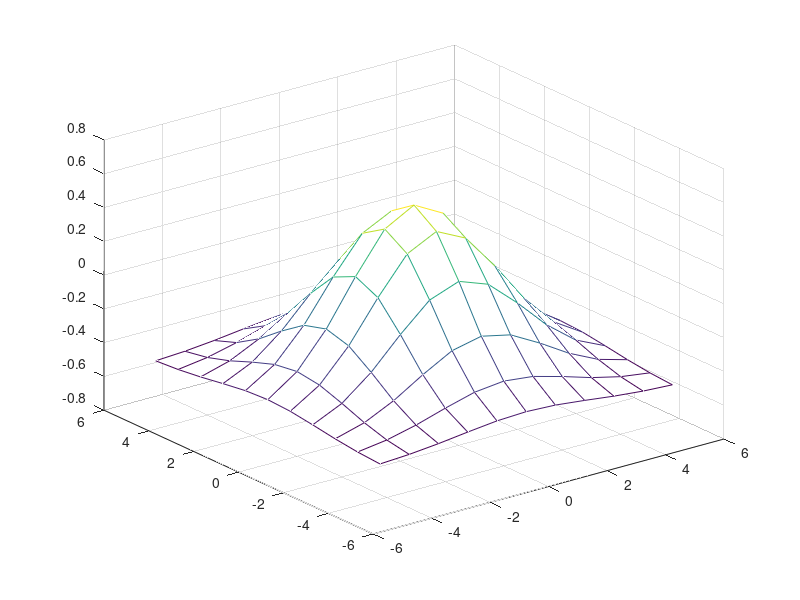
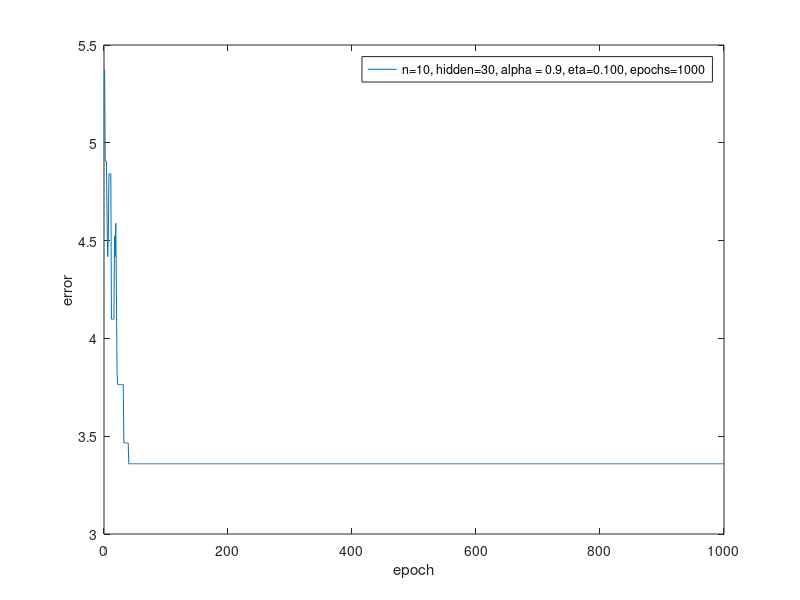
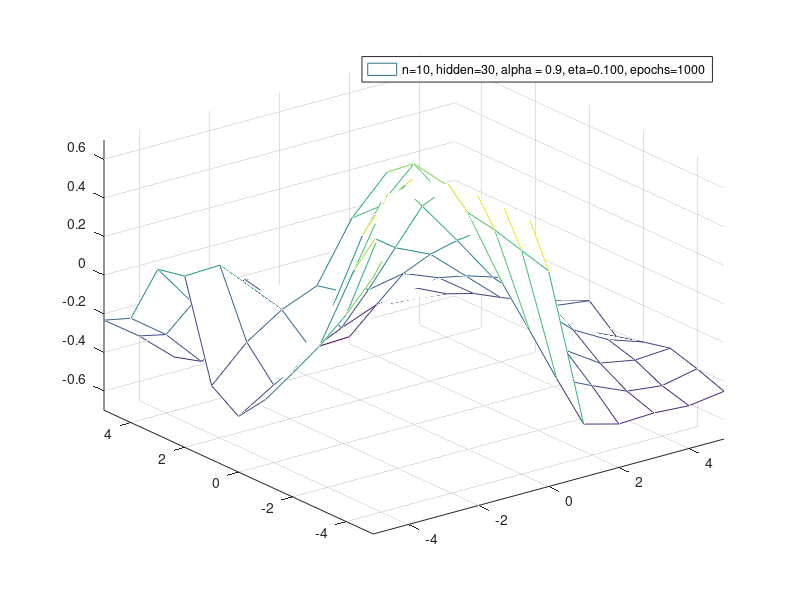

These charts were generated, in order, by the following MATLAB code:
close all;
clear;

n = 10;
alpha = 0.9;
eta = 0.1;
error = [];
epoch_total = 1000;
hidden = 30;

input_x = [-5:1:5]';
input_y = input_x;
z = exp(-input_x.*input_x*0.1) * exp(-input_y.*input_y*0.1)' - 0.5;
[gridsize, ~] = size(z);
ndata = gridsize * gridsize;

mesh( input_x, input_y, z);

%out = [];

targets = reshape(z, 1, ndata);
[xx, yy] = meshgrid(input_x, input_y);
patterns_original = [reshape(xx, 1, ndata); reshape(yy, 1, ndata)];

% Randomize data
permute = randperm(ndata);
patterns = patterns_original(:, permute);
targets = targets(:, permute);

[insize, ~] = size(patterns);
[outsize, ndata] = size(targets);

% Number of points that are kept
patterns_small = patterns(:, 1:n);
targets_small = targets(:, 1:n);

[insize_small, ~] = size(patterns_small);
[outsize_small, ndata_small] = size(targets_small);

X = [patterns_small; ones(1, ndata_small)];


w = randn(hidden, insize_small+1);
v = randn(outsize_small, hidden+1);
dw = 0;
dv = 0;

for epoch = 1:epoch_total
    % Forward pass
    hin = w * [patterns_small; ones(1, ndata_small)];
    hout = [2 ./ (1+exp(-hin)) - 1 ; ones(1,ndata_small)];

    oin = v * hout;
    out = 2 ./ (1+exp(-oin)) - 1;

    % Backward pass
    delta_o = (out - targets_small) .* ((1 + out) .* (1 - out)) * 0.5;
    delta_h = (v' * delta_o) .* ((1 + hout) .* (1 - hout)) * 0.5;
    delta_h = delta_h(1:hidden, :);

    % Weight calc
    dw = (dw .* alpha) - (delta_h * X') .* (1 - alpha);
    dv = (dv .* alpha) - (delta_o * hout') .* (1 - alpha);
    w = w + dw .* eta;
    v = v + dv .* eta;
    
    error(epoch) = sum(sum(abs(sign(out) - targets_small)./2));
    
end

figure;
plot(1:epoch_total, error);
xlabel('epoch');
ylabel('error');
legend(sprintf('n=%d, hidden=%d, alpha = %.1f, eta=%.3f, epochs=%d', n, hidden, alpha, eta, epoch));


% Resultant 
figure;

hin = w * [patterns_original; ones(1, ndata)];
hout = [2 ./ (1+exp(-hin)) - 1 ; ones(1,ndata)];

oin = v * hout;
out = 2 ./ (1+exp(-oin)) - 1;

zz = reshape(out, gridsize, gridsize);
mesh(input_x, input_y, zz);
axis([-5 5 -5 5 -0.7 0.7]);
drawnow;
legend(sprintf('n=%d, hidden=%d, alpha = %.1f, eta=%.3f, epochs=%d', n, hidden, alpha, eta, epoch));
